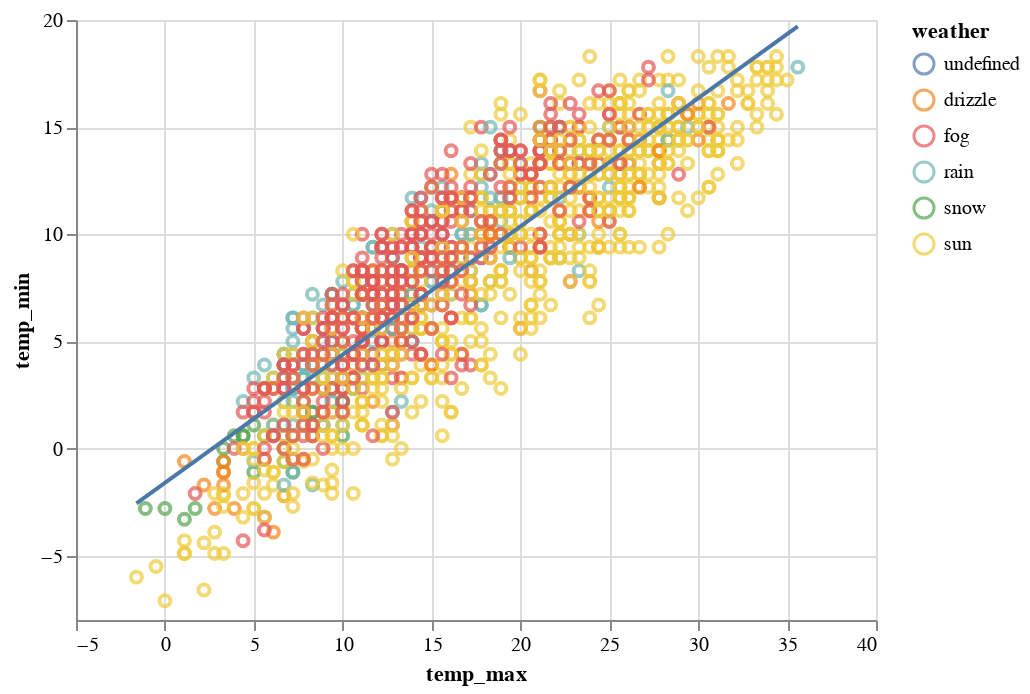

Notebook code for this chart:
### Code cell
# importing libraries
import altair as alt
from vega_datasets import data
  
# importing weather dataset from vega_datasets package
weather_data = data.seattle_weather()
  
# making the scatter on temp_max and temp_min
fig = alt.Chart(weather_data).mark_point().encode(
  x='temp_max',y='temp_min',color='weather')
  
# making the regression line using transform_regression
# function and add with the scatter plot
final_plot = fig + fig.transform_regression('temp_max','temp_min').mark_line()
final_plot

### Figure 1 — Vega-Lite specification as saved in the notebook (floating-point values rounded to 4 significant figures; data arrays with more than 128 entries replaced by an {"elided": "..."} marker saying what was removed)
{"config": {"view": {"continuousWidth": 400, "continuousHeight": 300}}, "layer": [{"mark": "point", "encoding": {"color": {"field": "weather", "type": "nominal"}, "x": {"field": "temp_max", "type": "quantitative"}, "y": {"field": "temp_min", "type": "quantitative"}}}, {"mark": "line", "encoding": {"color": {"field": "weather", "type": "nominal"}, "x": {"field": "temp_max", "type": "quantitative"}, "y": {"field": "temp_min", "type": "quantitative"}}, "transform": [{"on": "temp_max", "regression": "temp_min"}]}], "data": {"name": "data-830c39fec90146253fb06a06c26374ef"}, "$schema": "https://vega.github.io/schema/vega-lite/v4.17.0.json", "datasets": {"data-830c39fec90146253fb06a06c26374ef": {"elided": "1461 records"}}}
